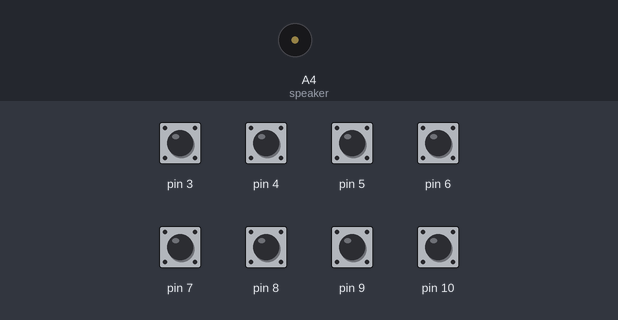
The sketch below on a simulated Arduino Uno, built with avr-gcc and run on an emulated ATmega328P. Parts: buzzer (waves = sounding). Inputs (shaded band) come from the test bench; at power-on: pin 3–10 HIGH.

Above: at 1.2 s.
1.3 s: pin 3 pulled LOW for 0.15 s
At 1.4 s:
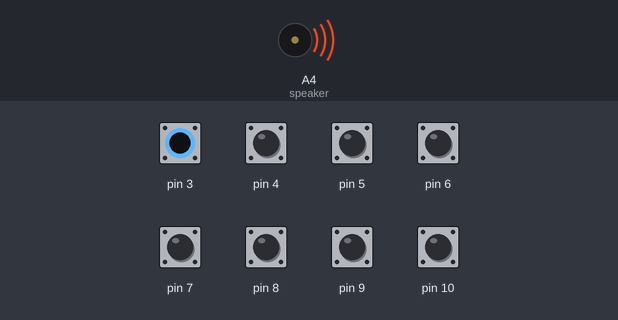
Timing chart, 0 to 4.3 s (numbered marks = the images above; inputs shaded):
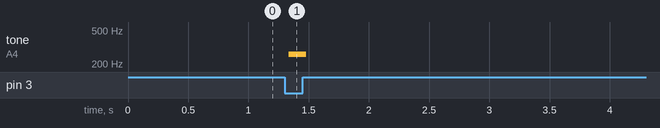

Measured:
- after the input at 1.3 s, tone on A4 (speaker): silent → 261 Hz at once, → silent 0.15 s later

The sketch:

mao_musical.ino
```cpp
#include <CapacitiveSensor.h>
#define speaker A4

CapacitiveSensor   cs_2_3 = CapacitiveSensor(2,3);
CapacitiveSensor   cs_2_4 = CapacitiveSensor(2,4);
CapacitiveSensor   cs_2_5 = CapacitiveSensor(2,5);
CapacitiveSensor   cs_2_6 = CapacitiveSensor(2,6);
CapacitiveSensor   cs_2_7 = CapacitiveSensor(2,7);
CapacitiveSensor   cs_2_8 = CapacitiveSensor(2,8);
CapacitiveSensor   cs_2_9 = CapacitiveSensor(2,9);
CapacitiveSensor   cs_2_10 = CapacitiveSensor(2,10);

void setup(){
  Serial.begin(9600);
  cs_2_3.set_CS_AutocaL_Millis(0xFFFFFFFF);
}

void loop(){
  long total1 =  cs_2_3.capacitiveSensor(30);
  long total2 =  cs_2_4.capacitiveSensor(30);
  long total3 =  cs_2_5.capacitiveSensor(30);
  long total4 =  cs_2_6.capacitiveSensor(30);
  long total5 =  cs_2_7.capacitiveSensor(30);
  long total6 =  cs_2_8.capacitiveSensor(30);
  long total7 =  cs_2_9.capacitiveSensor(30);
  long total8 =  cs_2_10.capacitiveSensor(30);

  if (total1>1000){tone(speaker, 261.63);}
  if (total2>1000){tone(speaker, 293.66);}
  if (total3>1000){tone(speaker, 329.63);}
  if (total4>1000){tone(speaker, 349.23);}
  if (total5>1000){tone(speaker, 392);}
  if (total6>1000){tone(speaker, 440);}
  if (total7>1000){tone(speaker, 493.88);}
  if (total8>1000){tone(speaker, 523.25);}

  if (total1<=1000 & total2<=1000 & total3<=1000 &
      total4<=1000 & total5<=1000 & total6<=1000 &
      total7<=1000 & total8<=1000){
  noTone(speaker);}
}
```
